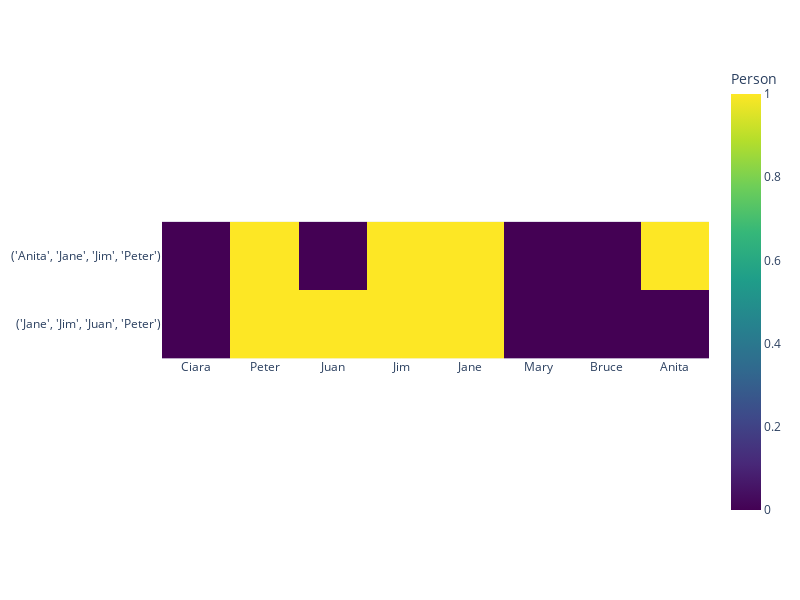

Notebook code cell kept with this figure:
### Markdown cell above
## Scenario 2

### Code cell
import plotly.express as px
import pandas as pd
import numpy as np
from ortools.sat.python import cp_model

# List for the people and abilities
people_abilities = {
    "Ciara": ["Python"],
    "Peter": ["Python", "AI"],
    "Juan": ["Web", "AI"],
    "Jim": ["AI", "Systems"],
    "Jane": ["Python", "Database"],
    "Mary": ["Web", "Systems"],
    "Bruce": ["Systems", "Python"],
    "Anita": ["Web", "AI"]
}

# positions needed
position_list = ["Python", "AI", "Web", "Database", "Systems"]

# Create the CP-SAT model
model = cp_model.CpModel()

# Variables: 0 if not selected, 1 if selected
variables = {person: model.NewBoolVar(person) for person in people_abilities}

# Constraints: 
# Select exactly 4 people 
# Ciara and Juan must be selected
# Ensure all skills are covered
model.Add(sum(variables.values()) == 4)
model.Add(variables["Ciara"] == 1)
model.Add(variables["Juan"] == 1)
for skill in position_list:
    model.Add(sum(variables[person] for person, skills in people_abilities.items() if skill in skills) >= 1)

# Backtracking function 
def backtrack(assignment, start_index=0):
    if len(assignment) == 4 and satisfies_constraints(assignment):
        return [sorted(assignment)]  
    else:
        result = []
        for person in variables.keys():
            if person not in assignment:
                result.extend(backtrack(assignment + [person], start_index))
        return result

# Constraint satisfaction function
def satisfies_constraints(combination):
    combined_skills_position = [skill for person in combination for skill in people_abilities.get(person, [])]
    return all(skill in combined_skills_position for skill in position_list) and \
           sum("AI" in people_abilities[person] for person in combination) == 3 and \
           sum("Python" in people_abilities[person] for person in combination) == 2

# Print unique combinations 
unique_combinations = set(map(tuple, backtrack([])))

# Create a matrix for the heatmap
heatmap_matrix = np.zeros((len(unique_combinations), len(people_abilities)))

for i, combination in enumerate(unique_combinations):
    for j, person in enumerate(people_abilities):
        if person in combination:
            heatmap_matrix[i, j] = 1

# Convert to a DataFrame
df = pd.DataFrame(heatmap_matrix, columns=people_abilities.keys())

# Create an interactive heatmap
fig = px.imshow(df, x=list(df.columns), y=list(map(str, unique_combinations)),
                labels=dict(color="Person"), color_continuous_scale="Viridis")

fig.update_layout(
    xaxis=dict(tickmode='array', tickvals=list(range(len(df.columns))), ticktext=list(df.columns)),
    yaxis=dict(tickmode='array', tickvals=list(range(len(unique_combinations))), ticktext=list(map(str, unique_combinations))),
    width=800, height=600
)

# plot
fig.show()

### Figure 1 — Plotly figure (JSON) as saved in the notebook; plotly's stock layout.template omitted (floating-point values rounded to 4 significant figures)
{"data": [{"coloraxis": "coloraxis", "hovertemplate": "x: %{x}<br>y: %{y}<br>Person: %{z}<extra></extra>", "name": "0", "type": "heatmap", "x": ["Ciara", "Peter", "Juan", "Jim", "Jane", "Mary", "Bruce", "Anita"], "xaxis": "x", "y": ["('Anita', 'Jane', 'Jim', 'Peter')", "('Jane', 'Jim', 'Juan', 'Peter')"], "yaxis": "y", "z": [[0, 1, 0, 1, 1, 0, 0, 1], [0, 1, 1, 1, 1, 0, 0, 0]]}], "layout": {"coloraxis": {"colorbar": {"title": {"text": "Person"}}, "colorscale": [[0, "#440154"], [0.1111, "#482878"], [0.2222, "#3e4989"], [0.3333, "#31688e"], [0.4444, "#26828e"], [0.5556, "#1f9e89"], [0.6667, "#35b779"], [0.7778, "#6ece58"], [0.8889, "#b5de2b"], [1, "#fde725"]]}, "height": 600, "margin": {"t": 60}, "width": 800, "xaxis": {"anchor": "y", "constrain": "domain", "domain": [0, 1], "scaleanchor": "y", "tickmode": "array", "ticktext": ["Ciara", "Peter", "Juan", "Jim", "Jane", "Mary", "Bruce", "Anita"], "tickvals": [0, 1, 2, 3, 4, 5, 6, 7]}, "yaxis": {"anchor": "x", "autorange": "reversed", "constrain": "domain", "domain": [0, 1], "tickmode": "array", "ticktext": ["('Anita', 'Jane', 'Jim', 'Peter')", "('Jane', 'Jim', 'Juan', 'Peter')"], "tickvals": [0, 1]}}}
